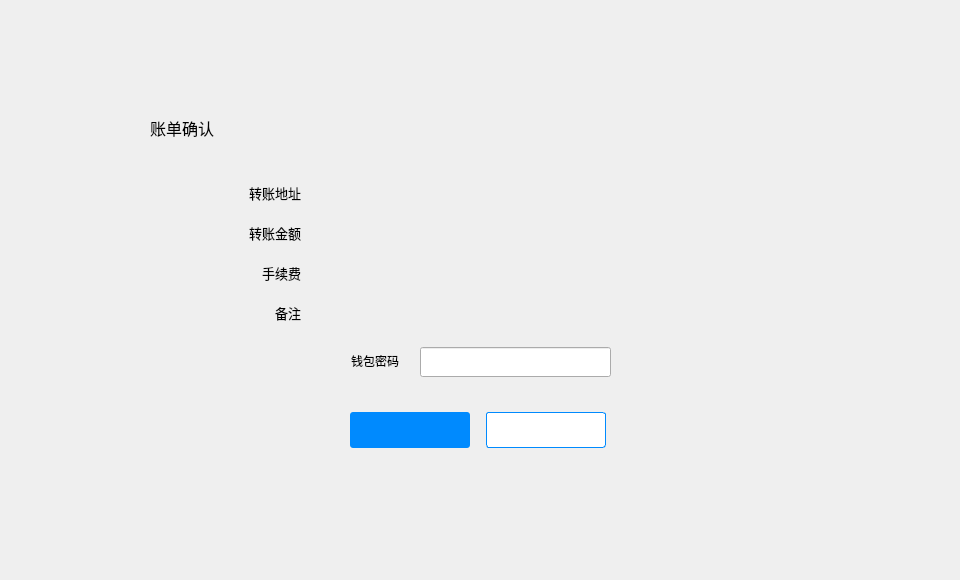
<?xml version="1.0" encoding="UTF-8"?>
<ui version="4.0">
 <class>TransferConfirmDialog</class>
 <widget class="QDialog" name="TransferConfirmDialog">
  <property name="geometry">
   <rect>
    <x>0</x>
    <y>0</y>
    <width>960</width>
    <height>580</height>
   </rect>
  </property>
  <property name="font">
   <font>
    <family>微软雅黑</family>
   </font>
  </property>
  <property name="windowTitle">
   <string>Dialog</string>
  </property>
  <widget class="QWidget" name="widget" native="true">
   <property name="geometry">
    <rect>
     <x>0</x>
     <y>0</y>
     <width>960</width>
     <height>580</height>
    </rect>
   </property>
   <widget class="QWidget" name="containerWidget" native="true">
    <property name="geometry">
     <rect>
      <x>100</x>
      <y>82</y>
      <width>760</width>
      <height>415</height>
     </rect>
    </property>
    <widget class="QLineEdit" name="pwdLineEdit">
     <property name="geometry">
      <rect>
       <x>320</x>
       <y>265</y>
       <width>191</width>
       <height>30</height>
      </rect>
     </property>
     <property name="echoMode">
      <enum>QLineEdit::Password</enum>
     </property>
    </widget>
    <widget class="QLabel" name="tipLabel2">
     <property name="geometry">
      <rect>
       <x>344</x>
       <y>303</y>
       <width>200</width>
       <height>16</height>
      </rect>
     </property>
     <property name="text">
      <string/>
     </property>
    </widget>
    <widget class="QToolButton" name="okBtn">
     <property name="geometry">
      <rect>
       <x>250</x>
       <y>330</y>
       <width>120</width>
       <height>36</height>
      </rect>
     </property>
     <property name="cursor">
      <cursorShape>PointingHandCursor</cursorShape>
     </property>
     <property name="styleSheet">
      <string notr="true">QToolButton{background-color:rgb(0,138,254);color:#ffffff;border:none;border-radius:3px;}
QToolButton:hover{background-color:rgb(10,148,254);}
QToolButton:disabled{background-color:#cecece;}</string>
     </property>
     <property name="text">
      <string/>
     </property>
    </widget>
    <widget class="QLabel" name="label_2">
     <property name="geometry">
      <rect>
       <x>120</x>
       <y>100</y>
       <width>81</width>
       <height>21</height>
      </rect>
     </property>
     <property name="font">
      <font>
       <pointsize>10</pointsize>
       <weight>50</weight>
       <bold>false</bold>
      </font>
     </property>
     <property name="text">
      <string>转账地址</string>
     </property>
     <property name="alignment">
      <set>Qt::AlignRight|Qt::AlignTrailing|Qt::AlignVCenter</set>
     </property>
    </widget>
    <widget class="QLabel" name="pwdLabel">
     <property name="geometry">
      <rect>
       <x>208</x>
       <y>272</y>
       <width>91</width>
       <height>14</height>
      </rect>
     </property>
     <property name="text">
      <string>钱包密码</string>
     </property>
     <property name="alignment">
      <set>Qt::AlignRight|Qt::AlignTrailing|Qt::AlignVCenter</set>
     </property>
    </widget>
    <widget class="QLabel" name="label_5">
     <property name="geometry">
      <rect>
       <x>120</x>
       <y>220</y>
       <width>81</width>
       <height>21</height>
      </rect>
     </property>
     <property name="font">
      <font>
       <pointsize>10</pointsize>
       <weight>50</weight>
       <bold>false</bold>
      </font>
     </property>
     <property name="text">
      <string>备注</string>
     </property>
     <property name="alignment">
      <set>Qt::AlignRight|Qt::AlignTrailing|Qt::AlignVCenter</set>
     </property>
    </widget>
    <widget class="QLabel" name="tipLabel1">
     <property name="geometry">
      <rect>
       <x>320</x>
       <y>303</y>
       <width>16</width>
       <height>16</height>
      </rect>
     </property>
     <property name="text">
      <string/>
     </property>
    </widget>
    <widget class="QLabel" name="feeLabel">
     <property name="geometry">
      <rect>
       <x>240</x>
       <y>180</y>
       <width>461</width>
       <height>21</height>
      </rect>
     </property>
     <property name="styleSheet">
      <string notr="true"/>
     </property>
     <property name="text">
      <string/>
     </property>
    </widget>
    <widget class="QLabel" name="label_3">
     <property name="geometry">
      <rect>
       <x>120</x>
       <y>140</y>
       <width>81</width>
       <height>21</height>
      </rect>
     </property>
     <property name="font">
      <font>
       <pointsize>10</pointsize>
       <weight>50</weight>
       <bold>false</bold>
      </font>
     </property>
     <property name="text">
      <string>转账金额</string>
     </property>
     <property name="alignment">
      <set>Qt::AlignRight|Qt::AlignTrailing|Qt::AlignVCenter</set>
     </property>
    </widget>
    <widget class="QLabel" name="remarkLabel">
     <property name="geometry">
      <rect>
       <x>240</x>
       <y>220</y>
       <width>461</width>
       <height>21</height>
      </rect>
     </property>
     <property name="text">
      <string/>
     </property>
    </widget>
    <widget class="QLabel" name="label">
     <property name="geometry">
      <rect>
       <x>50</x>
       <y>30</y>
       <width>211</width>
       <height>31</height>
      </rect>
     </property>
     <property name="font">
      <font>
       <pointsize>12</pointsize>
      </font>
     </property>
     <property name="text">
      <string>账单确认</string>
     </property>
    </widget>
    <widget class="QToolButton" name="cancelBtn">
     <property name="geometry">
      <rect>
       <x>386</x>
       <y>330</y>
       <width>120</width>
       <height>36</height>
      </rect>
     </property>
     <property name="cursor">
      <cursorShape>PointingHandCursor</cursorShape>
     </property>
     <property name="styleSheet">
      <string notr="true">QToolButton{background-color:#ffffff;color:#484848;border:1px solid rgb(0,138,254);border-radius:3px;}
QToolButton:hover{color:rgb(0,138,254);}</string>
     </property>
     <property name="text">
      <string/>
     </property>
    </widget>
    <widget class="QLabel" name="label_4">
     <property name="geometry">
      <rect>
       <x>120</x>
       <y>180</y>
       <width>81</width>
       <height>21</height>
      </rect>
     </property>
     <property name="font">
      <font>
       <pointsize>10</pointsize>
       <weight>50</weight>
       <bold>false</bold>
      </font>
     </property>
     <property name="text">
      <string>手续费</string>
     </property>
     <property name="alignment">
      <set>Qt::AlignRight|Qt::AlignTrailing|Qt::AlignVCenter</set>
     </property>
    </widget>
    <widget class="QLabel" name="addressLabel">
     <property name="geometry">
      <rect>
       <x>240</x>
       <y>100</y>
       <width>521</width>
       <height>21</height>
      </rect>
     </property>
     <property name="text">
      <string/>
     </property>
    </widget>
    <widget class="QLabel" name="amountLabel">
     <property name="geometry">
      <rect>
       <x>240</x>
       <y>140</y>
       <width>461</width>
       <height>21</height>
      </rect>
     </property>
     <property name="text">
      <string/>
     </property>
    </widget>
   </widget>
  </widget>
 </widget>
 <resources/>
 <connections/>
</ui>
